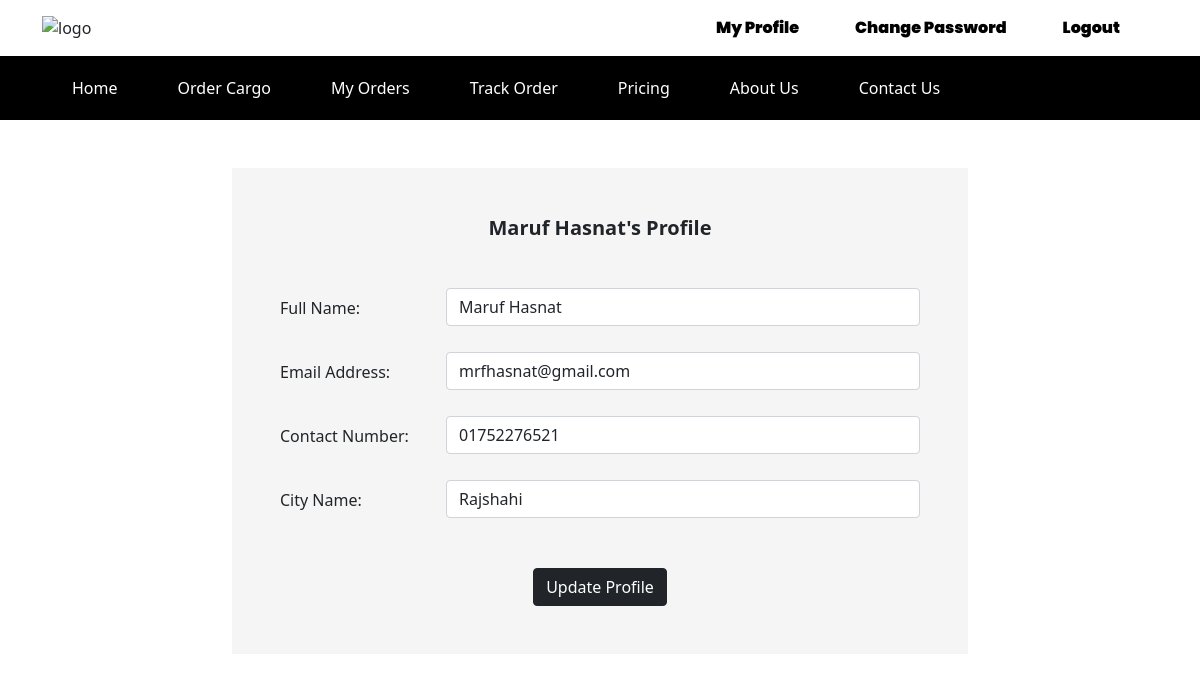
Page /users/profile.php (signed in) on the committed database.
### tables this page shows
CREATE TABLE `users` (
  `id` int(50) NOT NULL,
  `fullname` varchar(50) NOT NULL,
  `contact` int(11) NOT NULL,
  `city` varchar(100) NOT NULL,
  `email` varchar(100) NOT NULL,
  `password` varchar(100) NOT NULL,
  `re-password` varchar(100) NOT NULL,
  `datetime` timestamp NOT NULL DEFAULT current_timestamp()
);

### users/profile.php (the view, shortened to what this page needs)
<?php
    require_once 'header.php';
    $email = $_SESSION['user_login'];
            ?>
<section class="cargo-form mb-5">
    <div class="container">
        <div class="row justify-content-center">
            <div class="lg-offset-2 col-lg-8 col-md-12">
                <div class="sender-details mt-5 p-5" style="background-color: whitesmoke;">
                    <?php
                            $result = mysqli_query($connect, "SELECT * FROM `users` WHERE `email` = '$email'");
                            while($row = mysqli_fetch_assoc($result)){
                        ?>
                    <form method="POST" action="">
                        <h5 style="font-weight: bold;" class="text-center mb-5"><?= $row['fullname'] ?>'s Profile
                        </h5>
                        <div class="form-outline mb-4">
                            <div class="row">
                                <div class="col-md-3">
                                    <label class="form-label" for="form4Example1">Full Name:</label>
                                </div>
                                <div class="col-md-9">
                                    <input type="text" id="form4Example1" class="form-control" name="fullname"
                                        value="<?= $row['fullname'] ?>" required />
                                </div>
                            </div>
                        </div>
                        <div class="form-outline mb-4">
                            <div class="row">
                                <div class="col-md-3">
                                    <label class="form-label" for="form4Example2">Email Address:</label>
                                </div>
                                <div class="col-md-9">
                                    <input type="email" id="form4Example2" class="form-control" name="email"
                                        value="<?= $row['email'] ?>" required />
                                </div>
                            </div>
                        </div>
                        <div class="form-outline mb-4">
                            <div class="row">
                                <div class="col-md-3">
                                    <label class="form-label" for="form4Example3">Contact Number:</label>
                                </div>
                                <div class="col-md-9">
                                    <input type="text" class="form-control" id="form4Example3" rows="4" name="contact"
                                        value="0<?= $row['contact'] ?>" pattern="01[3|5|6|7|8|9][0-9]{8}"
                                        required></input>
                                </div>
                            </div>
                        </div>
                        <div class="form-outline mb-4">
                            <div class="row">
                                <div class="col-md-3">
                                    <label class="form-label" for="form4Example3">City Name:</label>
                                </div>
                                <div class="col-md-9">
                                    <input type="text" class="form-control" id="form4Example3" rows="4" name="city"
                                        value="<?= $row['city'] ?>" required></input>
                                </div>
                            </div>
                        </div>
                        <div class="button-sub text-center">
                            <button type="submit" class="btn btn-dark btn-block mt-4" name="profile-submit">Update
                                Profile</button>
                        </div>
                        <?php } ?>
                    </form>
                </div>
            </div>
        </div>
    </div>
</section>
</body>
</html>

### css/style.css (style rules this page uses)
.contact-container form .form-label, .sender-form form .form-label, .receiver-form form .form-label, .cargo-form form .form-label { margin-top: 8px !important; }

### rows in the picture
users: fullname "Maruf Hasnat", email "mrfhasnat@gmail.com", contact "01752276521", city "Rajshahi"
